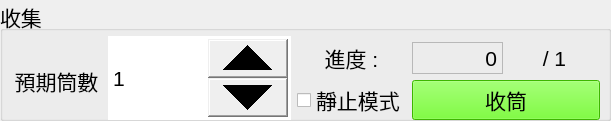
       <widget class="QGroupBox" name="coneCollectGroupBox">
        <property name="geometry">
         <rect>
          <x>1210</x>
          <y>360</y>
          <width>611</width>
          <height>121</height>
         </rect>
        </property>
        <property name="font">
         <font>
          <pointsize>16</pointsize>
         </font>
        </property>
        <property name="title">
         <string>收集</string>
        </property>
        <widget class="QWidget" name="gridLayoutWidget_3">
         <property name="geometry">
          <rect>
           <x>10</x>
           <y>35</y>
           <width>591</width>
           <height>86</height>
          </rect>
         </property>
         <property name="font">
          <font>
           <pointsize>16</pointsize>
          </font>
         </property>
         <layout class="QGridLayout" name="gridLayout_5">
          <property name="leftMargin">
           <number>1</number>
          </property>
          <property name="topMargin">
           <number>1</number>
          </property>
          <property name="rightMargin">
           <number>1</number>
          </property>
          <property name="bottomMargin">
           <number>1</number>
          </property>
          <item row="2" column="3">
           <widget class="QCheckBox" name="collectionModeCheckBox">
            <property name="font">
             <font>
              <pointsize>16</pointsize>
             </font>
            </property>
            <property name="layoutDirection">
             <enum>Qt::LeftToRight</enum>
            </property>
            <property name="text">
             <string>靜止模式</string>
            </property>
           </widget>
          </item>
          <item row="1" column="5">
           <widget class="QLabel" name="numOfConeCollectProcessLabel_0">
            <property name="font">
             <font>
              <pointsize>16</pointsize>
             </font>
            </property>
            <property name="frameShape">
             <enum>QFrame::StyledPanel</enum>
            </property>
            <property name="frameShadow">
             <enum>QFrame::Plain</enum>
            </property>
            <property name="lineWidth">
             <number>5</number>
            </property>
            <property name="text">
             <string>0</string>
            </property>
            <property name="alignment">
             <set>Qt::AlignRight|Qt::AlignTrailing|Qt::AlignVCenter</set>
            </property>
           </widget>
          </item>
          <item row="1" column="3">
           <widget class="QLabel" name="label_16">
            <property name="font">
             <font>
              <pointsize>16</pointsize>
             </font>
            </property>
            <property name="frameShape">
             <enum>QFrame::NoFrame</enum>
            </property>
            <property name="lineWidth">
             <number>5</number>
            </property>
            <property name="text">
             <string>進度 :</string>
            </property>
            <property name="alignment">
             <set>Qt::AlignCenter</set>
            </property>
           </widget>
          </item>
          <item row="1" column="0" rowspan="2">
           <widget class="QLabel" name="label_34">
            <property name="font">
             <font>
              <pointsize>16</pointsize>
             </font>
            </property>
            <property name="text">
             <string>預期筒數</string>
            </property>
            <property name="alignment">
             <set>Qt::AlignCenter</set>
            </property>
           </widget>
          </item>
          <item row="1" column="6">
           <widget class="QLabel" name="numOfConeCollectProcessLabel_1">
            <property name="font">
             <font>
              <pointsize>16</pointsize>
             </font>
            </property>
            <property name="text">
             <string>/ 1</string>
            </property>
            <property name="alignment">
             <set>Qt::AlignCenter</set>
            </property>
           </widget>
          </item>
          <item row="2" column="5" colspan="2">
           <widget class="QPushButton" name="ConeCollectButton">
            <property name="sizePolicy">
             <sizepolicy hsizetype="Minimum" vsizetype="Expanding">
              <horstretch>0</horstretch>
              <verstretch>0</verstretch>
             </sizepolicy>
            </property>
            <property name="font">
             <font>
              <pointsize>16</pointsize>
             </font>
            </property>
            <property name="styleSheet">
             <string notr="true">background-color: rgb(85, 255, 0);</string>
            </property>
            <property name="text">
             <string>收筒</string>
            </property>
           </widget>
          </item>
          <item row="0" column="1" rowspan="3" colspan="2">
           <widget class="QSpinBox" name="numOfConeToCollectSpinBox_0">
            <property name="sizePolicy">
             <sizepolicy hsizetype="Minimum" vsizetype="Expanding">
              <horstretch>0</horstretch>
              <verstretch>0</verstretch>
             </sizepolicy>
            </property>
            <property name="font">
             <font>
              <pointsize>16</pointsize>
             </font>
            </property>
            <property name="styleSheet">
             <string notr="true">QSpinBox::up-button{width:80}
QSpinBox::down-button{width:80}
</string>
            </property>
            <property name="minimum">
             <number>0</number>
            </property>
            <property name="maximum">
             <number>999</number>
            </property>
            <property name="value">
             <number>1</number>
            </property>
            <property name="displayIntegerBase">
             <number>10</number>
            </property>
           </widget>
          </item>
         </layout>
        </widget>
       </widget>
